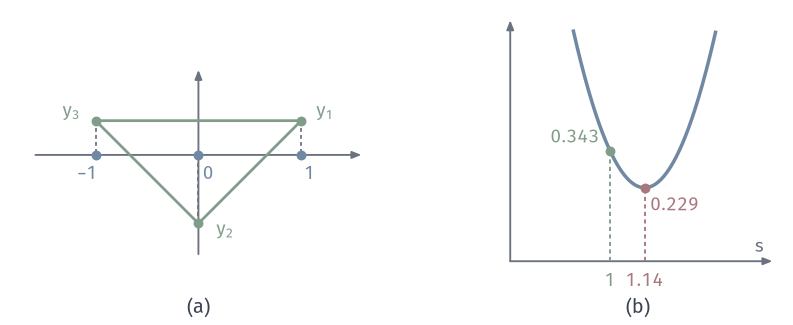

Source code (Python):
from pathlib import Path
import sys
ROOT = next(p for p in Path(__file__).resolve().parents if (p/"build.sh").is_file() and (p/"tex/book.tex").is_file())
sys.path.insert(0, str(ROOT/"figures/04-spaces-measures-and-geometry/04-manifolds/matplotlib/mfd-common"))
from mfd3d import *
def axes_box(ax, x0, y0, w, h, xlim, ylim):
    """Plain axes at mm position on the canvas (data coordinates in the returned callable)."""
    sx, sy = w/(xlim[1]-xlim[0]), h/(ylim[1]-ylim[0])
    return (lambda x, y: (x0+(np.asarray(x)-xlim[0])*sx, y0+(np.asarray(y)-ylim[0])*sy))
def axis(ax, a, b, **kw):
    arrow(ax, a, b, color=MUTED, lw=.75, scale=5.5, zorder=2)

"""Truncation of the three-point reconstruction to one dimension, and the stress profile."""
W, H = 112, 46
fig, ax = canvas(W, H)
y = np.array([[1, 1/3], [0, -2/3], [-1, 1/3]])
cx, cy, s = 28, 24, 14.5
P = lambda p: (cx+s*np.asarray(p)[0], cy+s*np.asarray(p)[1])
axis(ax, (cx-23, cy), (cx+23, cy)); axis(ax, (cx, cy-14), (cx, cy+12))
closed = np.r_[y, y[:1]]
ax.plot(*zip(*[P(p) for p in closed]), color=GREEN, lw=1.1, zorder=3)
names = [r'$\mathbf{y}_1$', r'$\mathbf{y}_2$', r'$\mathbf{y}_3$']
for p, nm in zip(y, names):
    a = P(p); b = P((p[0], 0))
    if abs(p[1]) > 0:
        ax.plot([a[0], b[0]], [a[1], b[1]], color=MUTED, lw=.7, ls=(0, (2.2, 1.8)), zorder=2)
    dot(ax, a, GREEN); dot(ax, b, BLUE, hollow=False)
label(ax, P(y[0])+np.array([3.4, 1.4]), names[0], 7.5, GREEN); label(ax, P(y[1])+np.array([3.8, -.8]), names[1], 7.5, GREEN); label(ax, P(y[2])+np.array([-3.4, 1.4]), names[2], 7.5, GREEN)
label(ax, P((1, 0))+np.array([1.2, -2.6]), '1', 7.5, BLUE); label(ax, P((0, 0))+np.array([1.4, -2.6]), '0', 7.5, BLUE); label(ax, P((-1, 0))+np.array([-1.2, -2.6]), '$-1$', 7.5, BLUE)
panel_tag(ax, 28, 1.7, '(a)')
# (b) stress
x0, y0, w, h = 72, 9, 37, 34
xlim, ylim = (.6, 1.65), (0, .75)
T = axes_box(ax, x0, y0, w, h, xlim, ylim)
axis(ax, T(xlim[0], 0), T(xlim[1], 0)); axis(ax, T(xlim[0], 0), T(xlim[0], ylim[1]))
sv = np.linspace(.62, 1.62, 400); st = 2*(sv-np.sqrt(2))**2+(2*sv-2)**2; keep = st <= .72; sv, st = sv[keep], st[keep]
ax.plot(*T(sv, st), color=BLUE, lw=1.4, zorder=3)
s1, sopt = 1.0, (2+np.sqrt(2))/3
for sx, c in ((s1, GREEN), (sopt, RED)):
    f = 2*(sx-np.sqrt(2))**2+(2*sx-2)**2
    ax.plot(*T([sx, sx], [0, f]), color=c, lw=.75, ls=(0, (2.2, 1.8)), zorder=2)
    dot(ax, T(sx, f), c)
label(ax, T(s1, 0)+np.array([0, -2.7]), '1', 7.5, GREEN); label(ax, T(sopt, 0)+np.array([0, -2.7]), '1.14', 7.5, RED)
label(ax, T(s1, .343)+np.array([-1.5, 2]), '0.343', 7.5, GREEN, ha='right'); label(ax, T(sopt, .229)+np.array([.8, -2.4]), '0.229', 7.5, RED, ha='left')
label(ax, T(1.63, 0)+np.array([-.5, 2]), '$s$', 7.5, MUTED, ha='right')
panel_tag(ax, 90, 1.7, '(b)')
save(fig, Path(__file__).resolve().parent, 'figure', {'formula': 'y=(1,1/3),(0,-2/3),(-1,1/3); stress(s)=2(s-sqrt2)^2+(2s-2)^2'})
